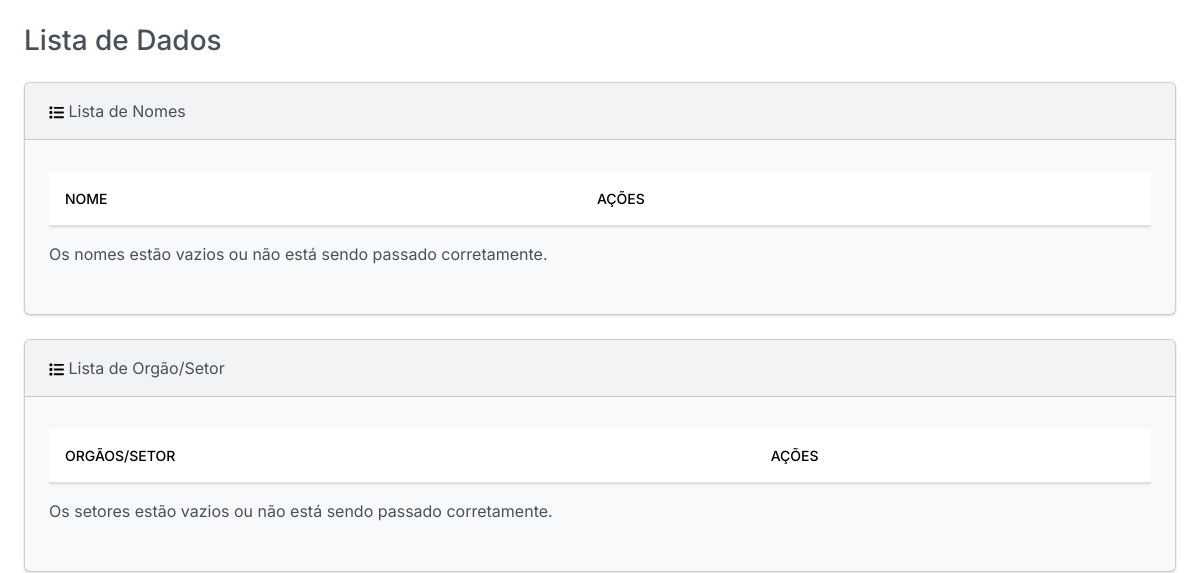
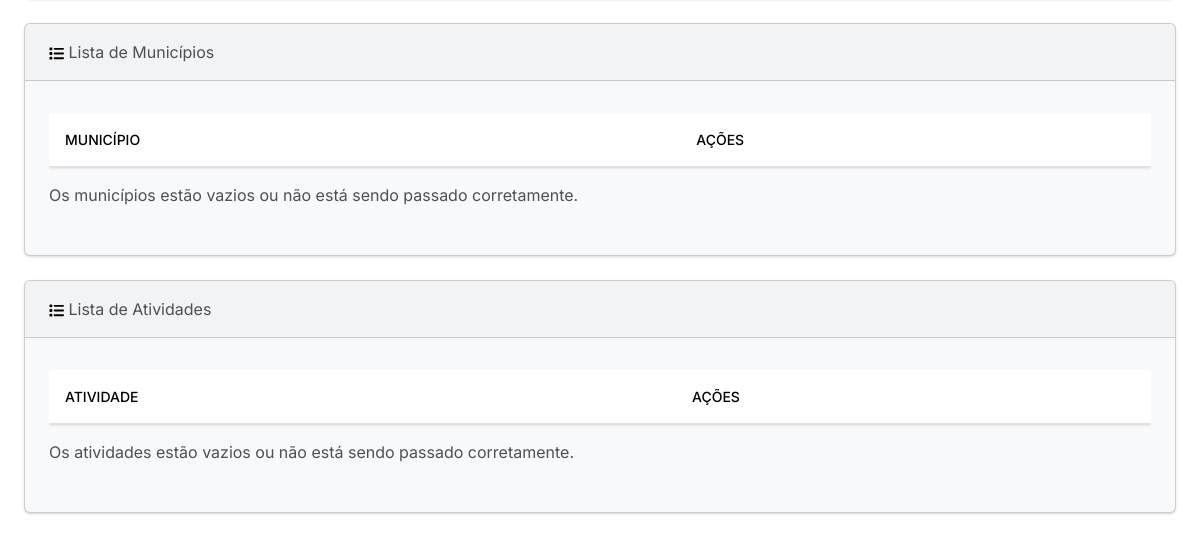
/listar_dados/, run on an earlier commit of the app's database (2 pictures, top to bottom).
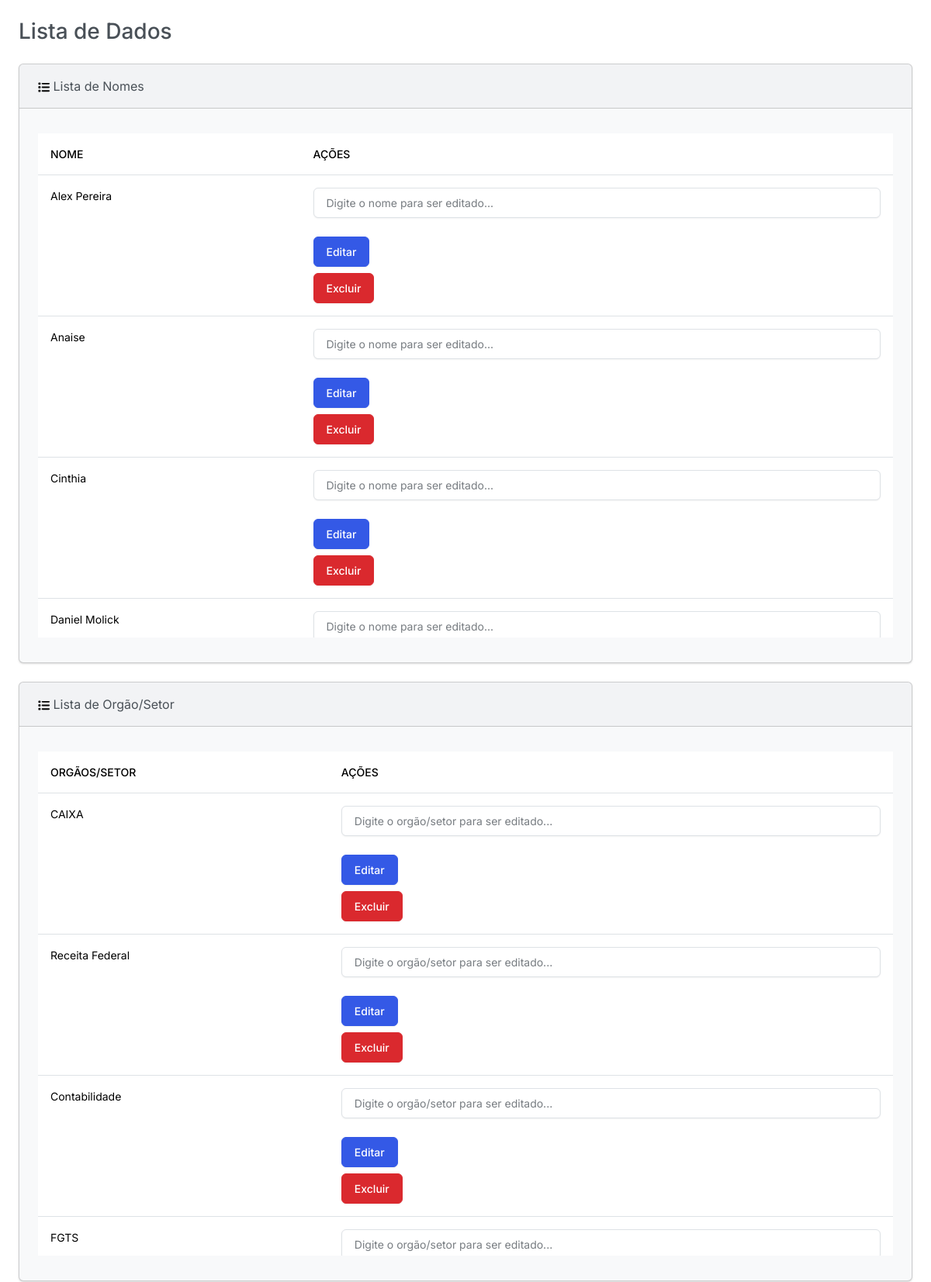
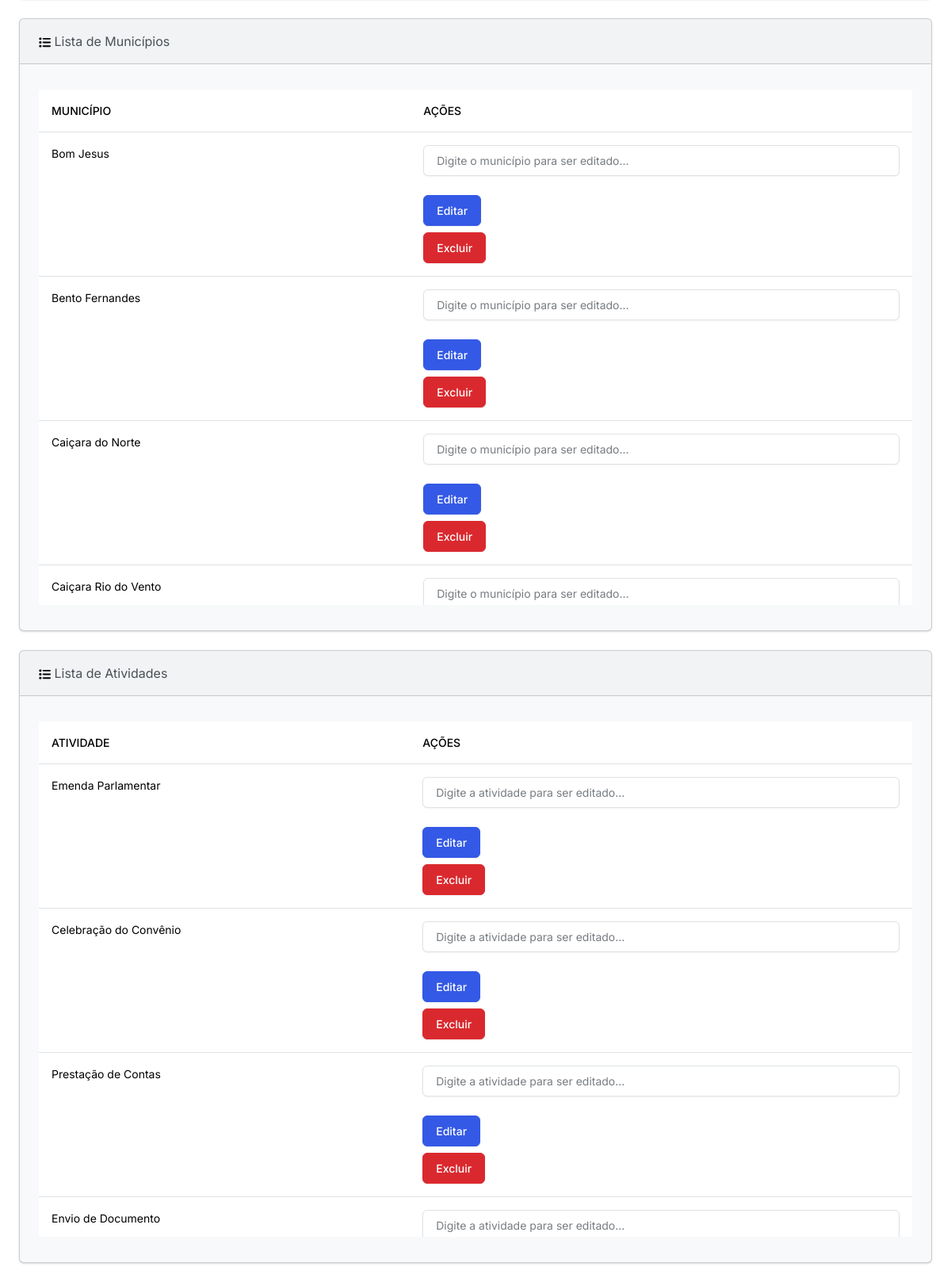
And on a later commit of the database (2 pictures, top to bottom).
### plataforma/models.py (models this page shows)
class Nome(models.Model):
    nome = models.CharField(max_length=255)
    def __str__(self):
        return self.nome

class Setor(models.Model):
    orgao_setor = models.CharField(max_length=255)
    def __str__(self):
        return self.orgao_setor

class Municipio(models.Model):
    municipio = models.CharField(max_length=255)
    def __str__(self):
        return self.municipio

class Atividade(models.Model):
    atividade = models.CharField(max_length=255)
    def __str__(self):
        return self.atividade

### plataforma/views.py (the view, shortened to what this page needs)
# urls.py: path('listar_dados/', views.listar_dados, name='listar_dados'),
def listar_dados(request):
    classes_adicionadas = listar_classes_adicionadas()
    nomes = classes_adicionadas['nomes']
    setores = classes_adicionadas['setores']
    municipios = classes_adicionadas['municipios']
    atividades = classes_adicionadas['atividades']
    context = {
        'nomes': nomes,
        'setores': setores,
        'municipios': municipios,
        'atividades': atividades,
        'classes_adicionadas': classes_adicionadas,
    }
    return render(request, 'listar_dados.html', context)

### plataforma/views.py (called while the page is built)
def listar_classes_adicionadas():
    classes_adicionadas = {
        'nomes': Nome.objects.all(),
        'setores': Setor.objects.all(),
        'municipios': Municipio.objects.all(),
        'atividades': Atividade.objects.all(),
    }
    return classes_adicionadas

### plataforma/templates/listar_dados.html (shortened to what this page needs)
{% extends "base.html" %}
{% load static %}
{% load humanize %}
{% load custom_filters %}
{% block container %}
  <h3 class="m-4">Lista de Dados</h3>
  <div class="row">
    <div class="col-12">
      <div class="card bg-light ms-4 me-4 mb-4">
        <div class="card-header">
          Lista de Nomes
        </div>
        <div class="card-body">
          <p class="card-text">
            <div class="table-container table-responsive">
              <table class='table table-hover'>
                <thead class="thead-fixed sticky-top">
                  <tr>
                    <th scope="col-fixed">NOME</th>
                    <th scope="col-fixed">AÇÕES</th>
                  </tr>
                </thead>
                <tbody>
                  {% for nome in nomes %}
                    <tr>
                        <td>{{ nome }}</td>
                        <td>
                            <form method="post">
                                <input class="form-control mb-4" type="text" name="novo_nome" placeholder="Digite o nome para ser editado...">
                                <button class="btn btn-primary mb-2" type="submit">Editar</button>
                            </form>
                            <form method="post">
                                <button class="btn btn-danger" type="submit">Excluir</button>
                            </form>
                        </td>
                    </tr>
                  {% endfor %}
                </tbody>
              </table>
              {% if nomes %}
                <p class="m-4">Nº de Nomes: {{ nomes.count }}</p>
              {% else %}
                <p>Os nomes estão vazios ou não está sendo passado corretamente.</p>
              {% endif %}
            </div>
          </p>
        </div>
      </div>
    </div>
  </div>
  <div class="row">
    <div class="col-12">
      <div class="card bg-light ms-4 me-4 mb-4">
        <div class="card-header">
          Lista de Orgão/Setor
        </div>
        <div class="card-body">
          <p class="card-text">
            <div class="table-container table-responsive">
              <table class='table table-hover'>
                <thead class="thead-fixed sticky-top">
                  <tr>
                    <th scope="col-fixed">ORGÃOS/SETOR</th>
                    <th scope="col-fixed">AÇÕES</th>
                  </tr>
                </thead>
                <tbody>
                  {% for setor in setores %}
                    <tr>
                      <td>{{ setor }}</td>
                      <td>
                        <form method="post">
                            <input class="form-control mb-4" type="text" name="novo_setor" placeholder="Digite o orgão/setor para ser editado...">
                            <button class="btn btn-primary mb-2" type="submit">Editar</button>
                        </form>
                        <form method="post">
                            <button class="btn btn-danger" type="submit">Excluir</button>
                        </form>
                      </td>
                    </tr>
                  {% endfor %}
                </tbody>
              </table>
              {% if setores %}
                <p class="m-4">Nº de Nomes: {{ setores.count }}</p>
              {% else %}
                <p>Os setores estão vazios ou não está sendo passado corretamente.</p>
              {% endif %}
            </div>
          </p>
        </div>
      </div>
    </div>
  </div>
  <div class="row">
    <div class="col-12">
      <div class="card bg-light ms-4 me-4 mb-4">
        <div class="card-header">
          Lista de Municípios
        </div>
        <div class="card-body">
          <p class="card-text">
            <div class="table-container table-responsive">
              <table class='table table-hover'>
                <thead class="thead-fixed sticky-top">
                  <tr>
                    <th scope="col-fixed">MUNICÍPIO</th>
                    <th scope="col-fixed">AÇÕES</th>
                  </tr>
                </thead>
                <tbody>
                  {% for municipio in municipios %}
                    <tr>
                      <td>{{ municipio }}</td>
                      <td>
                        <form method="post">
                            <input class="form-control mb-4" type="text" name="novo_municipio" placeholder="Digite o município para ser editado...">
                            <button class="btn btn-primary mb-2" type="submit">Editar</button>
                        </form>
                        <form method="post">
                            <button class="btn btn-danger" type="submit">Excluir</button>
                        </form>
                      </td>
                    </tr>
                  {% endfor %}
                </tbody>
              </table>
              {% if municipios %}
                <p class="m-4">Nº de Nomes: {{ municipios.count }}</p>
              {% else %}
                <p>Os municípios estão vazios ou não está sendo passado corretamente.</p>
              {% endif %}
            </div>
          </p>
        </div>
      </div>
    </div>
  </div>
  <div class="row">
    <div class="col-12">
      <div class="card bg-light ms-4 me-4 mb-4">
        <div class="card-header">
          Lista de Atividades
        </div>
        <div class="card-body">
          <p class="card-text">
            <div class="table-container table-responsive">
              <table class='table table-hover'>
                <thead class="thead-fixed sticky-top">
                  <tr>
                    <th scope="col-fixed">ATIVIDADE</th>
                    <th scope="col-fixed">AÇÕES</th>
                  </tr>
                </thead>
                <tbody>
                  {% for atividade in atividades %}
                    <tr>
                      <td>{{ atividade }}</td>
                      <td>
                        <form method="post">
                            <input class="form-control mb-4" type="text" name="nova_atividade" placeholder="Digite a atividade para ser editado...">
                            <button class="btn btn-primary mb-2" type="submit">Editar</button>
                        </form>
                        <form method="post">
                            <button class="btn btn-danger" type="submit">Excluir</button>
                        </form>
                      </td>
                    </tr>
                  {% endfor %}
                </tbody>
              </table>
              {% if atividades %}
                <p class="m-4">Nº de Nomes: {{ atividades.count }}</p>
              {% else %}
                <p>Os atividades estão vazios ou não está sendo passado corretamente.</p>
              {% endif %}
            </div>
          </p>
        </div>
      </div>
    </div>
  </div>
{% endblock container %}

### autenticar/templates/base.html (shortened to what this page needs)
{% load static %}
<!DOCTYPE html>
<html lang="pt-BR">
<head>
  <link rel="stylesheet" href="{% static 'autenticar/css/bootstrap.css' %}">
  <link rel="stylesheet" href="{% static 'autenticar/css/bootstrap.min.css' %}">
  <link rel="stylesheet" href="{% static 'autenticar/css/navbar.css' %}">
  <link rel="stylesheet" type="text/css" href="https://cdn.datatables.net/1.11.5/css/jquery.dataTables.css">
</head>
<body>
  {% block container %}
  {% endblock container %}
</body>
</html>

### plataforma/templates/listar_dados.html (style rules this page uses)
.table-container { overflow: auto; max-height: 650px; }
.thead-fixed th { position: sticky; top: 0; background-color: #fff; z-index: 1; }

What changed in the data, as far as the page shows it:
added Nome: nome "Alex Pereira"
added Nome: nome "Anaise"
added Nome: nome "Cinthia"
added Nome: nome "Daniel Molick"
added Setor: orgao_setor "CAIXA"
added Setor: orgao_setor "Receita Federal"
added Setor: orgao_setor "Contabilidade"
added Setor: orgao_setor "FGTS"
added Municipio: municipio "Bom Jesus"
added Municipio: municipio "Bento Fernandes"
added Municipio: municipio "Caiçara do Norte"
added Municipio: municipio "Caiçara Rio do Vento"
added Atividade: atividade "Emenda Parlamentar"
added Atividade: atividade "Celebração do Convênio"
added Atividade: atividade "Prestação de Contas"
added Atividade: atividade "Envio de Documento"
Also different on the page:
text no longer shown: "Os nomes estão vazios ou não está sendo passado corretamente. Os setores estão vazios ou não está sendo passado corretamente. Os municípios estão vazios ou não está sendo passado corretamente. Os atividades estão vazios ou não está sendo passado corretamente."
